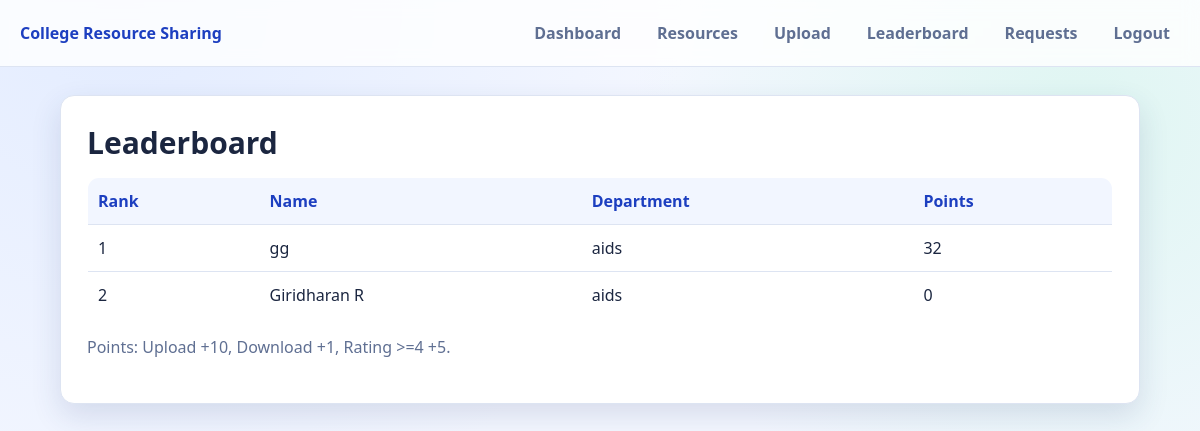
Page /leaderboard (signed in) on the committed database.
### accounts/models.py (models this page shows, shortened)
class User(AbstractBaseUser, PermissionsMixin):
    YEAR_CHOICES = [(str(i), str(i)) for i in range(1, 5)]
    name = models.CharField(max_length=120)
    email = models.EmailField(unique=True)
    department = models.CharField(max_length=120)
    year = models.CharField(max_length=1, choices=YEAR_CHOICES)
    is_staff = models.BooleanField(default=False)
    is_active = models.BooleanField(default=True)
    date_joined = models.DateTimeField(auto_now_add=True)
    objects = CustomUserManager()
    USERNAME_FIELD = "email"
    REQUIRED_FIELDS = ["name", "department", "year"]

### leaderboard/views.py (the view)
# urls.py: path("leaderboard", leaderboard_view, name="leaderboard"),
@login_required
def leaderboard_view(request):
    User = get_user_model()
    users = (
        User.objects.annotate(
            upload_count=Coalesce(Count("resources", distinct=True), Value(0), output_field=IntegerField()),
            download_count=Coalesce(Count("download_events", distinct=True), Value(0), output_field=IntegerField()),
            high_rating_count=Coalesce(
                Count("resources__ratings", filter=Q(resources__ratings__value__gte=4), distinct=True),
                Value(0),
                output_field=IntegerField(),
            ),
        )
        .annotate(points=F("upload_count") * 10 + F("download_count") + F("high_rating_count") * 5)
        .order_by("-points", "name")
    )
    return render(request, "leaderboard/leaderboard.html", {"users": users})

### templates/leaderboard/leaderboard.html
{% extends "base.html" %}
{% block content %}
<h1>Leaderboard</h1>
<table>
    <tr><th>Rank</th><th>Name</th><th>Department</th><th>Points</th></tr>
    {% for user in users %}
        <tr>
            <td>{{ forloop.counter }}</td>
            <td>{{ user.name }}</td>
            <td>{{ user.department }}</td>
            <td>{{ user.points }}</td>
        </tr>
    {% empty %}
        <tr><td colspan="4">No users available.</td></tr>
    {% endfor %}
</table>
<p>Points: Upload +10, Download +1, Rating &gt;=4 +5.</p>
{% endblock %}

### static/style.css (style rules this page uses)
:root { --bg: #f4f7ff; --text: #1b2640; --muted: #5f6f92; --brand: #2f5bff; --brand-dark: #1d3fc0; --brand-soft: #e8eeff; --card: #ffffff; --line: #dde4f2; --shadow: 0 12px 30px rgba(40, 62, 120, 0.14); --radius: 14px; }
* { box-sizing: border-box; }
body { margin: 0; font-family: "Segoe UI", Tahoma, Geneva, Verdana, sans-serif; color: var(--text); background: radial-gradient(circle at 10% 0%, #e3ecff, transparent 42%), radial-gradient(circle at 90% 15%, #dff6f2, transparent 35%), var(--bg); min-height: 100vh; }
h1 { margin: 0 0 14px; font-size: 30px; }
p { color: var(--muted); line-height: 1.6; }
table { width: 100%; border-collapse: collapse; border: 1px solid var(--line); border-radius: 12px; overflow: hidden; }
th, td { border-bottom: 1px solid var(--line); padding: 12px 10px; text-align: left; }
th { background: #f2f6ff; color: var(--brand-dark); }

### rows in the picture
User: name "gg", department "aids", points "32"
User: name "Giridharan R", department "aids", points "0"
